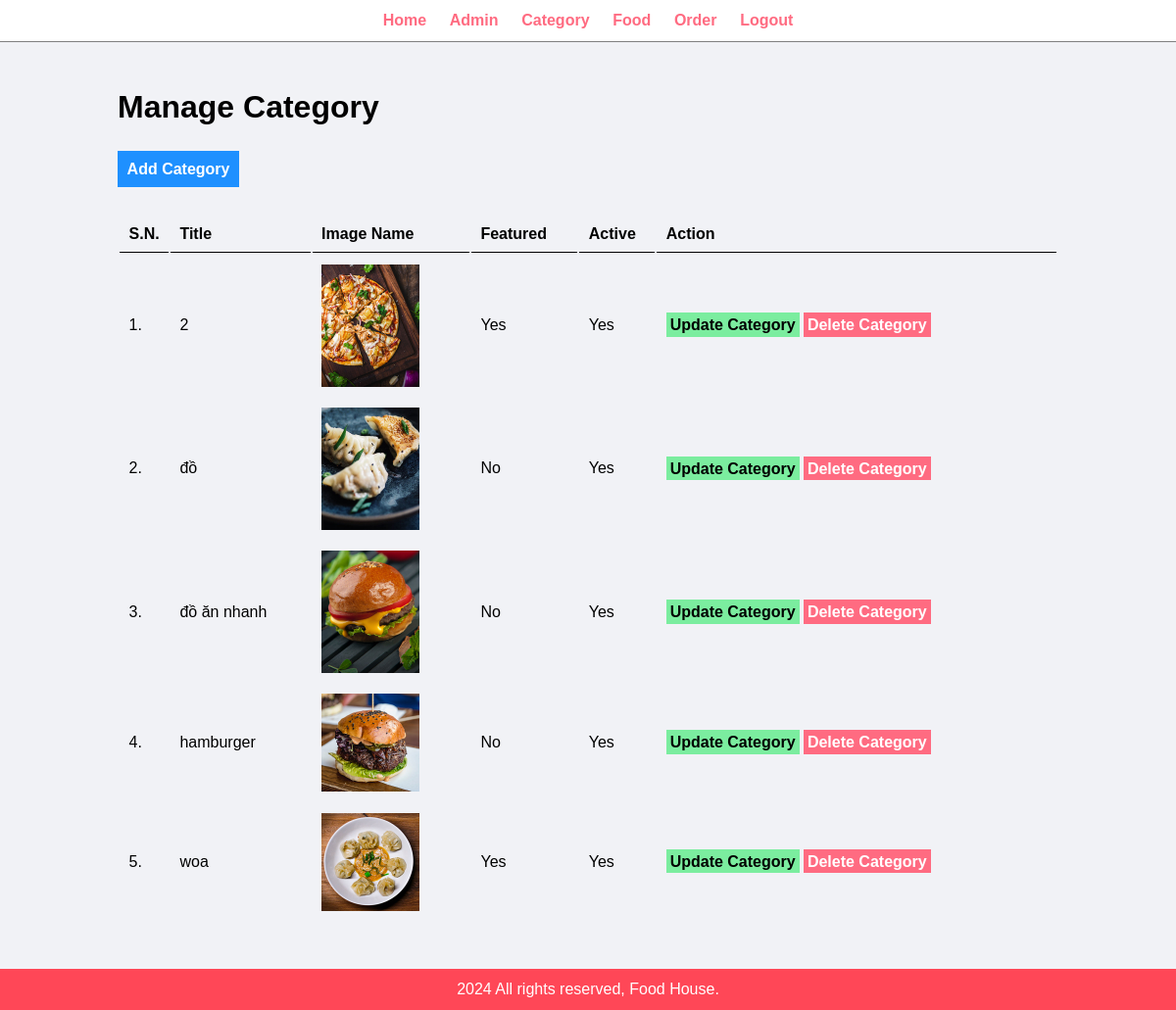
Screenshot of /admin/manage-category.php (signed in) with the database file from the repository.
### tables this page shows
CREATE TABLE `tbl_category` (
  `id` int(10) UNSIGNED NOT NULL,
  `title` varchar(100) NOT NULL,
  `image_name` varchar(255) NOT NULL,
  `featured` varchar(10) NOT NULL,
  `active` varchar(10) NOT NULL
);

### admin/manage-category.php (the view, shortened to what this page needs)
<?php include ('partials/menu.php') ?>
<div class="main-content">
    <div class="wrapper">
        <h1>Manage Category</h1>
        <br />
        <br />
        <a href="add-category.php" class="btn-primary">Add Category</a>
        <br />
        <br />
        <br />
        <table class="tbl-full">
            <tr>
                <th>S.N.</th>
                <th>Title</th>
                <th>Image Name</th>
                <th>Featured</th>
                <th>Active</th>
                <th>Action</th>
            </tr>
            <?php
            $sql = "SELECT * FROM tbl_category";
            $res = mysqli_query($conn, $sql) or die(mysqli_error($conn));
            if ($res == TRUE) {
                $count = mysqli_num_rows($res);
                if ($count > 0) {
                    $sn = 1;
                    while ($rows = mysqli_fetch_assoc($res)) {
                        $id = $rows['id'];
                        $title = $rows['title'];
                        $image_name = $rows['image_name'];
                        $featured = $rows['featured'];
                        $active = $rows['active'];
                        ?>
                        <tr>
                            <td><?php echo $sn++; ?>.</td>
                            <td><?php echo $title; ?></td>
                            <td>
                                <?php
                                    if ($image_name != '') {
                                        ?><img src="<?php echo SITEURL?>/images/category/<?php echo $image_name; ?>" width="100px"/>
                                    <?php
                                    } else {
                                        echo "<div class='error'>Image Not Added</div>";
                                    }
                                ?>
                            </td>
                            <td><?php echo $featured; ?></td>
                            <td><?php echo $active; ?></td>
                            <td>
                                <a href="<?php echo SITEURL; ?>admin/update-category.php?id=<?php echo $id; ?>" class="btn-secondary">Update Category</a>
                                <a href="<?php echo SITEURL; ?>admin/delete-category.php?id=<?php echo $id; ?>&image_name=<?php echo $image_name; ?>" class="btn-danger">Delete Category</a>
                            </td>
                        </tr>
                        <?php
                    }
                } else {
                    echo "<div class='error' colspan='7'>Category Not Added Yet. </td> </tr>";
                }
            }
            ?>
        </table>
    </div>
</div>
<?php include ('partials/footer.php') ?>

### admin/partials/menu.php (shortened to what this page needs)
<html>
    <head>
        <link rel="stylesheet" href="../css/admin.css"/>
    </head>
    <body>
        <div class="menu text-center">
            <div class="wrapper">
                <ul>
                    <li><a href="index.php">Home</a></li>
                    <li><a href="manage-admin.php">Admin</a></li>
                    <li><a href="manage-category.php">Category</a></li>
                    <li><a href="manage-food.php">Food</a></li>
                    <li><a href="manage-order.php">Order</a></li>
                    <li><a href="logout.php">Logout</a></li>
                </ul>
            </div>
        </div>

### admin/partials/footer.php
        <div class="footer">
            <div class="wrapper">
                <p class="text-center">2024 All rights reserved, Food House.</p>
            </div>
        </div>
    </body>
</html>

### css/admin.css (style rules this page uses)
* { margin: 0; padding: 0; font-family: Arial, Helvetica, sans-serif; }
.wrapper { padding: 1%; width: 80%; margin: 0 auto; }
.text-center { text-align: center; }
.tbl-full { width: 100%; }
table tr th { border-bottom: 1px solid black; padding: 1%; text-align: left; }
table tr td { padding: 1%; }
.btn-primary { background-color: #1e90ff; padding: 1%; color: white; text-decoration: none; font-weight: bold; }
.btn-secondary { background-color: #7bed9f; padding: 1%; color: black; text-decoration: none; font-weight: bold; }
.btn-danger { background-color: #ff6b81; padding: 1%; color: white; text-decoration: none; font-weight: bold; }
.menu { border-bottom: 1px solid grey; }
.menu ul { list-style-type: none; }
.menu ul li { display: inline; padding: 1%; }
.menu ul li a { text-decoration: none; font-weight: bold; color: #ff6b81; }
.main-content { background-color: #f1f2f6; padding: 3% 0 ; }
.footer { background-color: #ff4757; color: white; }

### rows the page displays
tbl_category: title "2", image_name (picture), featured "Yes", active "Yes"
tbl_category: title "đồ", image_name (picture), featured "No", active "Yes"
tbl_category: title "đồ ăn nhanh", image_name (picture), featured "No", active "Yes"
tbl_category: title "hamburger", image_name (picture), featured "No", active "Yes"
tbl_category: title "woa", image_name (picture), featured "Yes", active "Yes"
